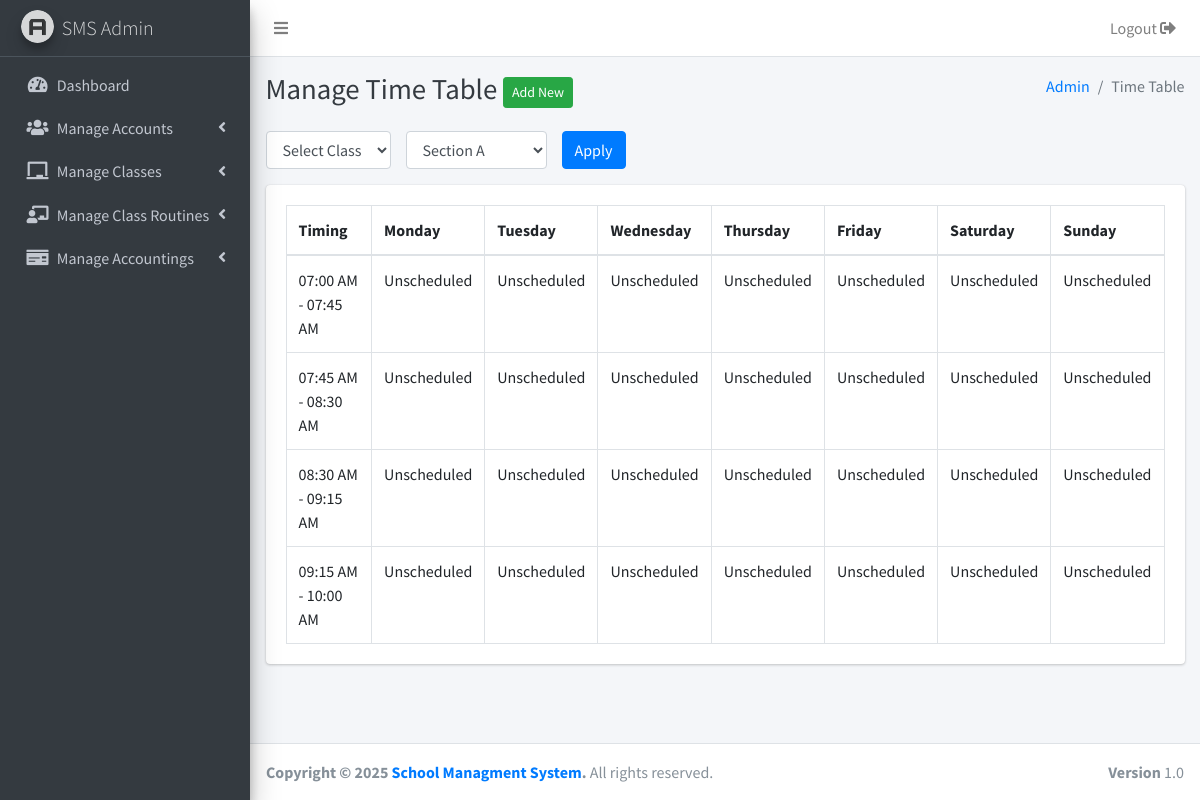
The page /admin/timetable.php (signed in) on the database its author committed.
### tables this page shows
CREATE TABLE `posts` (
  `id` int(11) NOT NULL,
  `author` int(11) NOT NULL DEFAULT '1',
  `title` text NOT NULL,
  `description` text NOT NULL,
  `type` varchar(100) NOT NULL,
  `publish_date` timestamp NOT NULL DEFAULT CURRENT_TIMESTAMP ON UPDATE CURRENT_TIMESTAMP,
  `modified_date` timestamp NOT NULL DEFAULT '0000-00-00 00:00:00' ON UPDATE CURRENT_TIMESTAMP,
  `status` varchar(50) NOT NULL,
  `parent` int(11) NOT NULL
);

CREATE TABLE `metadata` (
  `id` int(11) NOT NULL,
  `item_id` int(11) NOT NULL,
  `meta_key` text NOT NULL,
  `meta_value` text NOT NULL
);

### includes/functions.php (called while the page is built, shortened)
<?php
function get_posts(array $args = [],string $type = 'object')
{
    global $db_conn;
    $condition = "WHERE 0 ";
    if(!empty($args))
    {
        foreach($args as $k => $v)
        {
            $v = (string)$v;
            $condition_ar[] = "$k = '$v'";
        }
        if ($condition_ar > 0) {
            $condition = "WHERE " . implode(" AND ", $condition_ar);
        }
    };
    $sql = "SELECT * FROM posts $condition";
    $query = mysqli_query($db_conn,$sql);
    return data_output($query , $type);
}
function get_metadata($item_id,$meta_key='',$type ='object')
{
    global $db_conn;
    $query = mysqli_query($db_conn,"SELECT * FROM metadata WHERE item_id = $item_id");
    if(!empty($meta_key))
    {
        $query = mysqli_query($db_conn,"SELECT * FROM metadata WHERE item_id = $item_id AND meta_key = '$meta_key'");
    }
    return data_output($query , $type);
}
function data_output($query , $type ='object')
{
    $output = array();
    if($type == 'object')
    {
        while ($result = mysqli_fetch_object($query)) {
            $output[] = $result;
        }
    }
    else
    {
        while ($result = mysqli_fetch_assoc($query)) {
            $output[] = $result;
        }
    }
    return $output;
}
?>

### admin/timetable.php (the view, shortened to what this page needs)
<?php include('../includes/config.php') ?>
<?php include('header.php') ?>
<?php include('sidebar.php') ?>
    <div class="content-header">
      <div class="container-fluid">
        <div class="row mb-2">
          <div class="col-sm-6">
            <h1 class="m-0 text-dark">Manage Time Table
            <a href="?action=add" class="btn btn-success btn-sm"> Add New</a>
            </h1>
          </div>
          <div class="col-sm-6">
            <ol class="breadcrumb float-sm-right">
              <li class="breadcrumb-item"><a href="#">Admin</a></li>
              <li class="breadcrumb-item active">Time Table</li>
            </ol>
          </div>
        </div>
      </div>
    </div>
    <section class="content">
      <div class="container-fluid">
        <?php if(isset($_GET['action']) && $_GET['action'] == 'add') {?>
        <div class="card">
            <div class="card-body">
                <form action="" method="post">
                <div class="row">
                        <div class="col-lg">
                            <div class="form-group">
                                <label for="class_id">Select Class</label>
                                <select require name="class_id" id="class_id" class="form-control">
                                    <option value="">-Select Class-</option>
                                    <?php
                                    $args = array(
                                      'type' => 'class',
                                      'status' => 'publish',
                                    );
                                    $classes = get_posts($args);
                                    foreach ($classes as $key => $class) { ?>
                                    <option value="<?php echo $class->id ?>"><?php echo $class->title ?></option>
                                    <?php } ?>
                                </select>
                            </div>
                        </div>
                        <div class="col-lg">
                            <div class="form-group" id="section-container">
                                <label for="section_id">Select Section</label>
                                <select require name="section_id" id="section_id" class="form-control">
                                    <option value="">-Select Section-</option>
                                </select>
                            </div>
                        </div>
                        <div class="col-lg">
                            <div class="form-group" id="section-container">
                                <label for="teacher_id">Select Teacher</label>
                                <select require name="teacher_id" id="teacher_id" class="form-control">
                                    <option value="">-Select Teacher-</option>
                                    <option value="1">Teacher 1</option>
                                    <option value="2">Teacher 2</option>
                                </select>
                            </div>
                        </div>
                        <div class="col-lg">
                            <div class="form-group" id="section-container">
                                <label for="period_id">Select Period</label>
                                <select require name="period_id" id="period_id" class="form-control">
                                    <option value="">-Select Period-</option>
                                    <?php
                                    $args = array(
                                        'type' => 'period',
                                        'status' => 'publish',
                                      );
                                      $periods = get_posts($args);
                                      foreach ($periods as $key => $period) { ?>
                                      <option value="<?php echo $period->id ?>"><?php echo $period->title ?></option>
                                    <?php } ?>
                                </select>
                            </div>
                        </div>
                        <div class="col-lg">
                            <div class="form-group" id="section-container">
                                <label for="day_name">Select Day</label>
                                <select require name="day_name" id="day_name" class="form-control">
                                    <option value="">-Select Day-</option>
                                    <?php
                                     $days = ['monday','tuesday','wednesday','thursday','friday','saturday','sunday'];
                                     foreach ($days as $key => $day) { ?>
                                        <option value="<?php echo $day ?>"><?php echo ucwords($day)?></option>
                                      <?php } ?>
                                </select>
                            </div>
                        </div>
                        <div class="col-lg">
                            <div class="form-group" id="section-container">
                                <label for="subject_id">Select Subject</label>
                                <select require name="subject_id" id="subject_id" class="form-control">
                                    <option value="">-Select Subject-</option>
                                    <option value="19">Mathematics</option>
                                    <option value="20">English</option>
                                </select>
                            </div>
                        </div>
                        <div class="col-lg">
                            <div class="from-group">
                            <label for="">&nbsp;</label>
                            <input type="submit" value="submit" name="submit" class="btn btn-success form-control">
                            </div>
                        </div>
                    </div>
                </form>
            </div>
        </div>
        <?php } else {?>
        <form action="" method="get">
            <?php
            $class_id = isset($_GET['class'])?$_GET['class']:43;
            $section_id = isset($_GET['section'])?$_GET['section']:3;
            ?>
            <div class="row">
                <div class="col-auto">
                    <div class="form-group">
                        <select name="class" id="class" class="form-control">
                            <option value="">Select Class</option>
                        </select>
                    </div>
                </div>
                <div class="col-auto">
                    <div class="form-group" id="section-container">
                        <select name="section" id="section" class="form-control">
                            <?php
                            $args = array(
                            'type' => 'section',
                            'status' => 'publish',
                            );
                            $sections = get_posts($args);
                            foreach ($sections as $section) {
                                $selected = ($section_id ==  $section->id)? 'selected': '';
                            echo '<option value="' . $section->id . '" '.$selected.'>' . $section->title . '</option>';
                            } ?>
                        </select>
                    </div>
                </div>
                <div class="col-auto">
                    <button class="btn btn-primary">Apply</button>
                </div>
            </div>
        </form>
        <div class="card">
            <div class="card-body">
                <table class="table table-bordered">
                    <thead>
                        <tr>
                            <th>Timing</th>
                            <th>Monday</th>
                            <th>Tuesday</th>
                            <th>Wednesday</th>
                            <th>Thursday</th>
                            <th>Friday</th>
                            <th>Saturday</th>
                            <th>Sunday</th>
                        </tr>
                    </thead>
                    <tbody>
                        <?php
                        $args = array(
                            'type' => 'period',
                            'status' => 'publish',
                        );
                        $periods = get_posts($args);
                        foreach($periods as $period){
                            $from = get_metadata($period->id, 'from')[0]->meta_value;
                            $to = get_metadata($period->id, 'to')[0]->meta_value;
                            ?>
                        <tr>
                            <td><?php echo date('h:i A',strtotime($from)) ?> - <?php echo date('h:i A',strtotime($to)) ?></td>
                            <?php
                            $days = ['monday','tuesday','wednesday','thursday','friday','saturday','sunday'];
                            foreach($days as $day){
                                $query = mysqli_query($db_conn, "SELECT * FROM posts as p
                                INNER JOIN metadata as md ON (md.item_id = p.id)
                                INNER JOIN metadata as mp ON (mp.item_id = p.id)
                                INNER JOIN metadata as mc ON (mc.item_id = p.id)
                                INNER JOIN metadata as ms ON (ms.item_id = p.id)
                                WHERE p.type = 'timetable' AND p.status = 'publish' AND md.meta_key = 'day_name' AND md.meta_value = '$day' AND mp.meta_key = 'period_id' AND mp.meta_value = $period->id AND mc.meta_key = 'class_id' AND mc.meta_value = $class_id AND ms.meta_key = 'section_id' AND ms.meta_value = $section_id");
                                if(mysqli_num_rows($query) > 0)
                                {
                                    while($timetable = mysqli_fetch_object($query)) {
                                        ?>
                                        <td>
                                            <p>
                                                <b>Teacher: </b>
                                                <?php
                                                $teacher_id = get_metadata($timetable->item_id,'teacher_id')[0]->meta_value;
                                                echo get_user_data($teacher_id)->name;
                                                ?>
                                                <br>
                                                <b>Class: </b>
                                                <?php
                                                $class_id = get_metadata($timetable->item_id,'class_id',)[0]->meta_value;
                                                echo get_post(array('id'=>$class_id))->title;
                                                ?>
                                                <br>
                                                <b>Section: </b>
                                                <?php
                                                $section_id = get_metadata($timetable->item_id,'section_id',)[0]->meta_value;
                                                echo get_post(array('id'=>$section_id))->title;
                                                ?>
                                                <br>
                                                <b>Subject: </b>
                                                <?php
                                                $subject_id = get_metadata($timetable->item_id,'subject_id',)[0]->meta_value;
                                                echo get_post(array('id'=>$subject_id))->title;
                                                ?>
                                                <br>
                                            </p>
                                        </td>
                                    <?php }
                                }else { ?>
                                    <td>
                                        Unscheduled
                                    </td>
                                <?php }
                            }?>
                        </tr>
                        <?php } ?>
                    </tbody>
                </table>
            </div>
        </div>
        <?php } ?>
      </div>
    </section>
<?php include('footer.php') ?>

### rows shown on the page
posts: id.meta_value "07:00 AM", id.meta_value "07:45 AM"
posts: id.meta_value "07:45 AM", id.meta_value "08:30 AM"
posts: id.meta_value "08:30 AM", id.meta_value "09:15 AM"
posts: id.meta_value "09:15 AM", id.meta_value "10:00 AM"

### other values the page prints
form field section "Section A"
